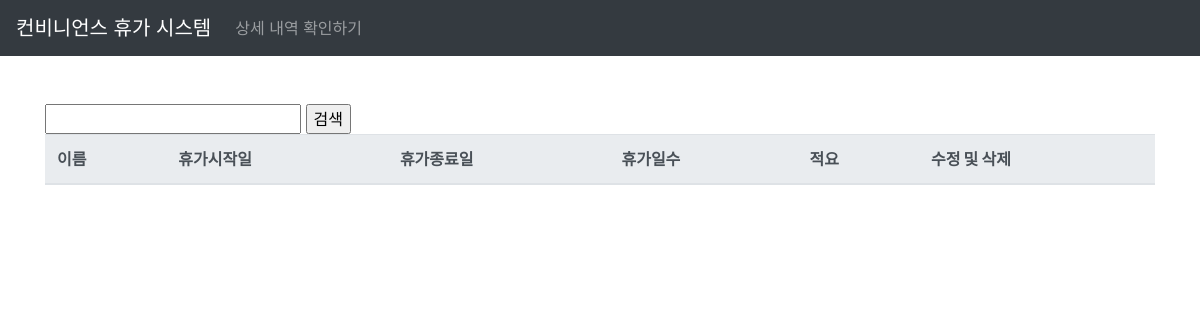
Page /detail/ on the earlier database version.
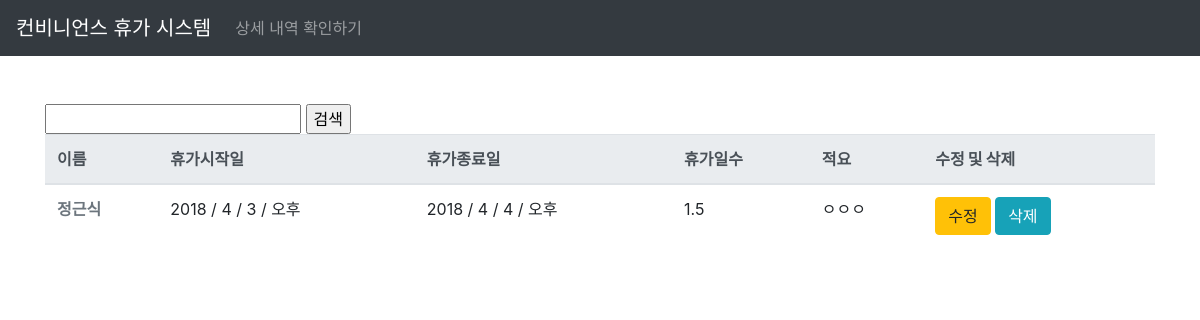
Same page on the later database version.
### leave/models.py (models this page shows, shortened)
class Leave(models.Model):
    employee = models.ForeignKey('Employee', on_delete=models.CASCADE)
    startDate = models.DateField()
    startTime = models.CharField(choices=TIME_CHOICES, max_length=3)
    endDate = models.DateField()
    endTime = models.CharField(choices=TIME_CHOICES, max_length=3)
    leaveLen = models.DecimalField(default=0, max_digits=3, decimal_places=1,
    validators = [MinValueValidator(0.0)])
    briefs = models.TextField()
    created_at = models.DateTimeField(auto_now_add=True)
    updated_at = models.DateTimeField(auto_now=True)

class Employee(models.Model):
    name = models.CharField(max_length=10)
    employed_date = models.DateField()
    givenLeave = models.DecimalField(default=15, max_digits=3, decimal_places=1,
    validators = [MinValueValidator(0.0), MaxValueValidator(50)])
    usedLeave = models.DecimalField(default=0, max_digits=3, decimal_places=1,
    validators = [MinValueValidator(0.0), MaxValueValidator(50)])
    leftLeave = models.DecimalField(default=0, max_digits=3, decimal_places=1,
    validators = [MinValueValidator(0.0)])
    late = models.IntegerField(default=0)
    created_at = models.DateTimeField(auto_now_add=True)
    updated_at = models.DateTimeField(auto_now=True)

### leave/views.py (the view, shortened to what this page needs)
# urls.py: url(r'^detail/$', views.detail, name = 'detail'),
def detail(request):
    leaves = Leave.objects.all()
    employees = Employee.objects.all()
    for leave in leaves:
        leaveGap = leave.endDate - leave.startDate
        leave.leaveLen = leaveGap.days
        if leave.endTime == '오전' and leave.startTime == '오후':
            pass
        elif leave.endTime == '오후' and leave.startTime == '오전':
            leave.leaveLen += 1
        else:
            leave.leaveLen += 0.5
        leave.save()
    q = request.GET.get('q', '')
    context = {
    'leaves':leaves,
    'q':q,
    }
    return render(request, "leave/detail.html", context)

### leave/templates/leave/detail.html (shortened to what this page needs)
{% extends "leave/layout.html" %}
{% block content %}
<div class="container">
  <form action='', method="get">
    <input type="text" name='q' value='{{ q }}' />
    <input type="submit" value='검색' />
  </form>
</div>
<div class="container">
    <table class="table">
        <thead class="thead-light">
        <tr>
            <th><B>이름</B></th>
            <th><B>휴가시작일</B></th>
            <th><B>휴가종료일</B></th>
            <th><B>휴가일수</B></th>
            <th><B>적요</B></th>
            <th><B>수정 및 삭제</B></th>
        </tr>
        </thead>
        <tbody>
        {% for leave in leaves %}
        <tr>
            <td> <a class="font-weight-bold text-muted" href= "?q={{ leave.employee.name }}"> {{ leave.employee.name }} </a></td>
            <td> {{ leave.startDate.year }} / {{ leave.startDate.month }} /
              {{ leave.startDate.day }} / {{ leave.startTime }}</td>
            <td> {{ leave.endDate.year }} / {{ leave.endDate.month }} /
              {{ leave.endDate.day }} / {{ leave.endTime }} </td>
            <td> {{ leave.leaveLen }}</td>
            <td> {{ leave.briefs }}</td>
            <td>
              <a class="btn btn-warning" href = "{% url "leave:edit" leave.id %}" role="button">수정</a>
              <a class="btn btn-info" href = "{% url "leave:delete" leave.id %}" role="button">삭제</a>
            </td>
        </tr>
        {% endfor %}
    </table>
{% endblock %}

Differences in the rows shown:
added Leave: employee.name "정근식", startDate.year "2018", startDate.month "4", startDate.day "3", startTime "오후", endDate.year "2018", endDate.month "4", endDate.day "4", endTime "오후", leaveLen "1.5", briefs "ㅇㅇㅇ"
